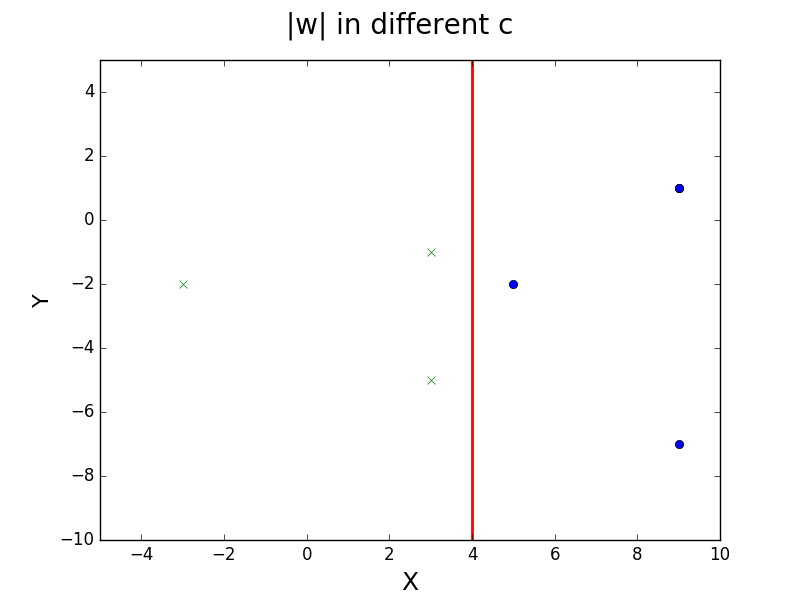

The script that drew this image:
import matplotlib.pyplot as plt

x = [(1,0),(0,1),(0,-1),(-1,0),(0,2),(0,-2),(-2,0)]
y = [-1,-1,-1,1,1,1,1]
def gen_z1(x1,x2):
    return 2*x2*x2 - 4*x1 + 1

def gen_z2(x1,x2):
    return x1*x1 - 2*x2 - 3

xpos = [(gen_z1(i[0],i[1]),gen_z2(i[0],i[1])) for (i,j) in zip(x,y) if j == 1 ]
xneg = [(gen_z1(i[0],i[1]),gen_z2(i[0],i[1])) for (i,j) in zip(x,y) if j == -1 ]
print (xpos)

fig = plt.figure()
fig.suptitle("|w| in different c",fontsize=20)
plt.xlabel('X',fontsize = 18)
plt.ylabel('Y', fontsize = 16)
plt.axis([-5,10,-10,5])
plt.plot([z1 for z1,z2 in xpos ],[z2 for z1,z2 in xpos],'o')
plt.plot([z1 for z1,z2 in xneg ],[z2 for z1,z2 in xneg],'x')
plt.plot([4,4,4,4,4],[-10,-2,0,2,5],color="red",lw=2)
plt.show()
